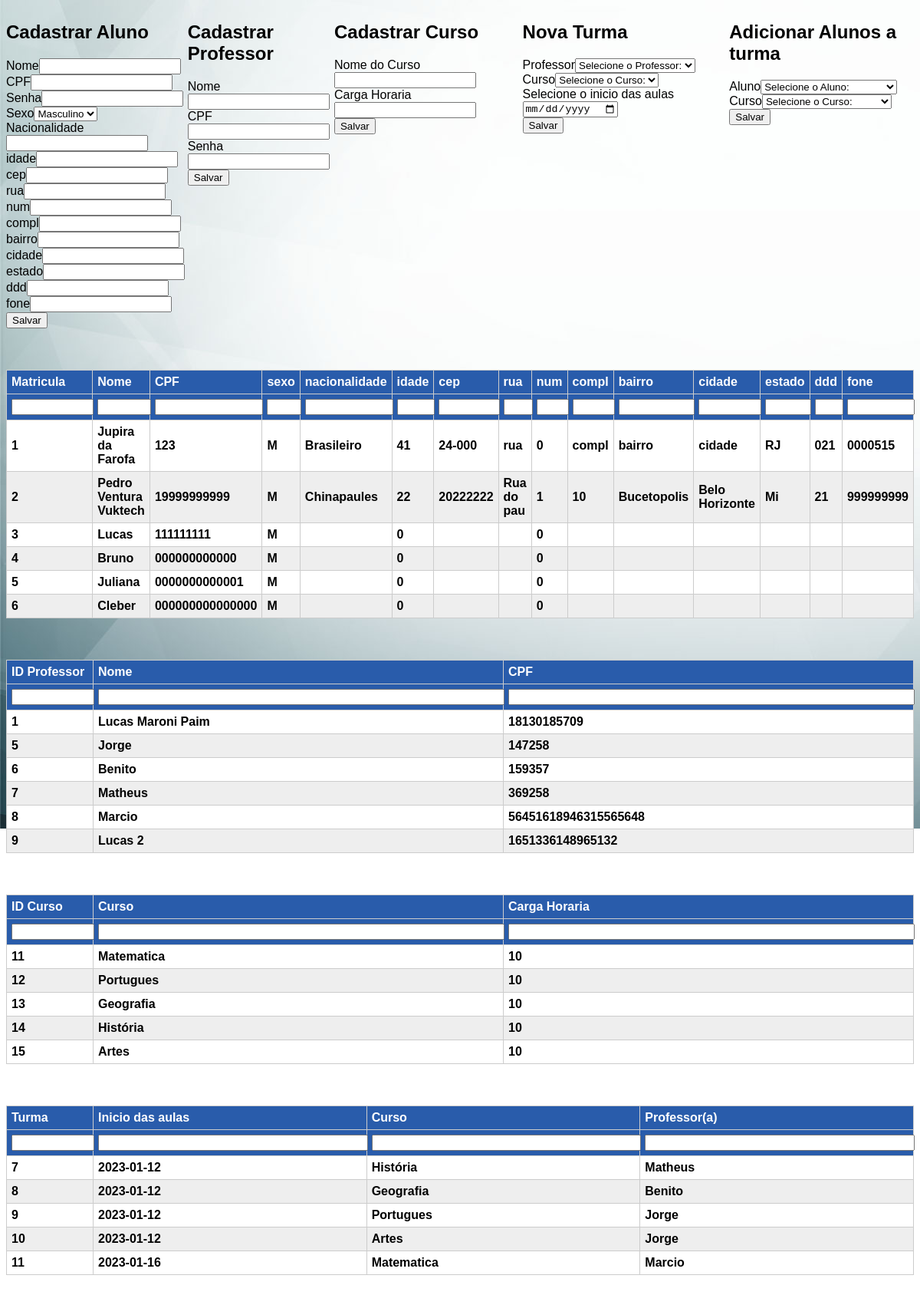
/escola/tela_admin2.php, run on the app's committed database.
### tables this page shows
CREATE TABLE `alunos` (
  `id_aluno` int(11) NOT NULL,
  `nome_aluno` varchar(100) NOT NULL,
  `cpf` varchar(15) NOT NULL,
  `senha` varchar(50) NOT NULL,
  `sexo` varchar(10) NOT NULL,
  `nacionalidade` varchar(20) NOT NULL,
  `idade` int(11) NOT NULL,
  `cep` varchar(15) NOT NULL,
  `rua` varchar(100) NOT NULL,
  `num` int(11) DEFAULT 0,
  `compl` varchar(10) DEFAULT NULL,
  `bairro` varchar(50) NOT NULL,
  `cidade` varchar(50) NOT NULL,
  `estado` varchar(2) NOT NULL,
  `ddd` varchar(5) NOT NULL,
  `fone` varchar(15) NOT NULL
);

CREATE TABLE `professores` (
  `id_professor` int(11) NOT NULL,
  `nome_prof` varchar(50) DEFAULT NULL,
  `cpf_prof` varchar(20) DEFAULT NULL,
  `senha` varchar(100) DEFAULT NULL
);

CREATE TABLE `cursos` (
  `id_curso` int(11) NOT NULL,
  `nome_curso` varchar(50) NOT NULL,
  `carga_horaria` int(11) DEFAULT NULL
);

CREATE TABLE `turmas` (
  `id_turma` int(11) NOT NULL,
  `fk_id_curso` int(11) DEFAULT NULL,
  `fk_id_professor` int(11) DEFAULT NULL,
  `periodo_letivo` date DEFAULT NULL
);

### escola/tela_admin2.php (the view, shortened to what this page needs)
<!DOCTYPE html>
<html lang="en">
<head>
    <link rel="stylesheet" type="text/css" href="estilo.css" />
    </head>
<body>
    <div style="display: flex;
                justify-content: space-evenly;
                align-items: baseline;
                ">
        <div>
            <h2>Cadastrar Aluno</h2>
            <form action="inserir_aluno.php" method="post">
                Nome<input name="nome_aluno"><br />
                CPF<input name="cpf"><br />
                Senha<input name="senha"><br />
                Sexo<select name="sexo">
                    <option value="M">Masculino</option>
                </select><br />
                Nacionalidade<input name="nacionalidade"><br />
                idade<input name="idade"><br />
                cep<input name="cep"><br />
                rua<input name="rua"><br />
                num<input name="num"><br />
                compl<input name="compl"><br />
                bairro<input name="bairro"><br />
                cidade<input name="cidade"><br />
                estado<input name="estado"><br />
                ddd<input name="ddd"><br />
                fone<input name="fone"><br />
                <button type="submit"> Salvar</button>
            </form>
        </div>
        <div>
            <h2>Cadastrar Professor</h2>
            <form action="inserir_professor.php" method="post">
                Nome<input name="nome_prof"><br />
                CPF<input name="cpf_prof"><br>
                Senha<input name="senha_prof" type=password><br />
                <button type="submit"> Salvar</button>
            </form>
        </div>
        <div>
            <h2>Cadastrar Curso</h2>
            <form action="inserir_curso.php" method="post">
                Nome do Curso<input name="nome_curso"><br />
                Carga Horaria<input name="CH"><br />
                <button type="submit"> Salvar</button>
            </form>
        </div>
        <div>
            <h2>Nova Turma</h2>
            <form action="nova_turma.php" method="post">
                Professor<select name="id_prof" id="id_prof">
                    <option>Selecione o Professor:</option>
                    <?php
                    include "conect.php";
                    $stmt1 = $pdo->prepare('SELECT * FROM professores');
                    $stmt1->execute();
                    ?>
                </select><br>
                Curso<select name="id_curso" id="id_curso">
                    <option>Selecione o Curso:</option>
                    <?php
                    $stmt1 = $pdo->prepare('SELECT * FROM cursos');
                    $stmt1->execute();
                    ?>
                </select><br>
                Selecione o inicio das aulas
                <input type="date" id="letivo" name="letivo">
                <br>
                <button type="submit"> Salvar</button>
            </form>
        </div>
        <div>
            <h2>Adicionar Alunos a turma</h2>
            <form action="inserir_a_turma.php" method="post">
                Aluno<select name="id_aluno" id="id_aluno">
                    <option>Selecione o Aluno:</option>
                    <?php
                    include "conect.php";
                    $stmt1 = $pdo->prepare('SELECT * FROM alunos');
                    $stmt1->execute();
                    ?>
                </select><br>
                Curso<select name="id_turma" id="id_turma">
                    <option>Selecione o Curso:</option>
                </select><br>
                <button type="submit"> Salvar</button>
            </form>
        </div>
    </div>
    <br><br><br>
<div>  <tbody>
        <table id="tabela">
            <thead style="background-color: lightblue;">
                <tr>
                    <th>Matricula</th>
                    <th>Nome </th>
                    <th>CPF </th>
                    <th>sexo </th>
                    <th>nacionalidade </th>
                    <th>idade </th>
                    <th>cep </th>
                    <th>rua </th>
                    <th>num </th>
                    <th>compl </th>
                    <th>bairro </th>
                    <th>cidade </th>
                    <th>estado </th>
                    <th>ddd </th>
                    <th>fone </th>
                </tr>
                <tr>
                    <th><input type="text" id="txtColuna1" /></th>
                    <th><input type="text" id="txtColuna2" /></th>
                    <th><input type="text" id="txtColuna3" /></th>
                    <th><input type="text" id="txtColuna4" /></th>
                    <th><input type="text" id="txtColuna5" /></th>
                    <th><input type="text" id="txtColuna6" /></th>
                    <th><input type="text" id="txtColuna7" /></th>
                    <th><input type="text" id="txtColuna8" /></th>
                    <th><input type="text" id="txtColuna9" /></th>
                    <th><input type="text" id="txtColuna10" /></th>
                    <th><input type="text" id="txtColuna11" /></th>
                    <th><input type="text" id="txtColuna12" /></th>
                    <th><input type="text" id="txtColuna13" /></th>
                    <th><input type="text" id="txtColuna14" /></th>
                    <th><input type="text" id="txtColuna15" /></th>
                </tr>
            </thead>
            <?php
            $stmtA = $pdo->prepare('SELECT * from alunos
                    ');
            $stmtA->execute();
            if (($stmtA->rowCount()) > 0) {
                foreach ($stmtA as $row) :
            ?>
                    <tr>
                        <td><?php echo $row['id_aluno']; ?></td>
                        <td><?php echo $row['nome_aluno']; ?></a></td>
                        <td><?php echo $row['cpf']; ?></td>
                        <td><?php echo $row['sexo']; ?></td>
                        <td><?php echo $row['nacionalidade']; ?></td>
                        <td><?php echo $row['idade']; ?></td>
                        <td><?php echo $row['cep']; ?></td>
                        <td><?php echo $row['rua']; ?></td>
                        <td><?php echo $row['num']; ?></td>
                        <td><?php echo $row['compl']; ?></td>
                        <td><?php echo $row['bairro']; ?></td>
                        <td><?php echo $row['cidade']; ?></td>
                        <td><?php echo $row['estado']; ?></td>
                        <td><?php echo $row['ddd']; ?></td>
                        <td><?php echo $row['fone']; ?></td>
                    </tr>
            <?php
                endforeach;
            }
            ?>
    </tbody>
    </table></div>
    <br><br><br>
<div>  <tbody>
        <table id="tabela">
            <thead style="background-color: lightblue;">
                <tr>
                    <th>ID Professor</th>
                    <th>Nome </th>
                    <th>CPF </th>
                </tr>
                <tr>
                    <th><input type="text" id="txtColuna1" /></th>
                    <th><input type="text" id="txtColuna2" /></th>
                    <th><input type="text" id="txtColuna3" /></th>
                </tr>
            </thead>
            <?php
            $stmtProf = $pdo->prepare('SELECT * from professores
                    ');
            $stmtProf->execute();
            if (($stmtProf->rowCount()) > 0) {
                foreach ($stmtProf as $row) :
            ?>
                    <tr>
                        <td><?php echo $row['id_professor']; ?></td>
                        <td><?php echo $row['nome_prof']; ?></a></td>
                        <td><?php echo $row['cpf_prof']; ?></td>
                    </tr>
            <?php
                endforeach;
            }
            ?>
    </tbody>
    </table></div>
    <br><br><br>
<div>  <tbody>
        <table id="tabela">
            <thead style="background-color: lightblue;">
                <tr>
                    <th>ID Curso</th>
                    <th>Curso </th>
                    <th>Carga Horaria </th>
                </tr>
                <tr>
                    <th><input type="text" id="txtColuna1" /></th>
                    <th><input type="text" id="txtColuna2" /></th>
                    <th><input type="text" id="txtColuna3" /></th>
                </tr>
            </thead>
            <?php
            $stmtCurso = $pdo->prepare('SELECT * from cursos
                    ');
            $stmtCurso->execute();
            if (($stmtCurso->rowCount()) > 0) {
                foreach ($stmtCurso as $row) :
            ?>
                    <tr>
                        <td><?php echo $row['id_curso']; ?></td>
                        <td><?php echo $row['nome_curso']; ?></a></td>
                        <td><?php echo $row['carga_horaria']; ?></td>
                    </tr>
            <?php
                endforeach;
            }
            ?>
    </tbody>
    </table></div>
    <br><br><br>
<div>  <tbody>
        <table id="tabela">
            <thead style="background-color: lightblue;">
                <tr>
                    <th>Turma</th>
                    <th>Inicio das aulas </th>
                    <th>Curso </th>
                    <th>Professor(a) </th>
                </tr>
                <tr>
                    <th><input type="text" id="txtColuna1" /></th>
                    <th><input type="text" id="txtColuna2" /></th>
                    <th><input type="text" id="txtColuna3" /></th>
                    <th><input type="text" id="txtColuna4" /></th>
                </tr>
            </thead>
            <?php
            $stmtTurmas = $pdo->prepare('SELECT turmas.id_turma,turmas.periodo_letivo,cursos.nome_curso,professores.nome_prof
            FROM turmas
            LEFT JOIN cursos
            ON turmas.fk_id_curso = cursos.id_curso
            LEFT JOIN professores
            ON turmas.fk_id_professor = professores.id_professor
                    ');
            $stmtTurmas->execute();
            if (($stmtTurmas->rowCount()) > 0) {
                foreach ($stmtTurmas as $row) :
            ?>
                    <tr>
                        <td><?php echo $row['id_turma']; ?></td>
                        <td><?php echo $row['periodo_letivo']; ?></a></td>
                        <td><?php echo $row['nome_curso']; ?></td>
                        <td><?php echo $row['nome_prof']; ?></td>
                    </tr>
            <?php
                endforeach;
            }
            ?>
    </tbody>
    </table></div>
    <br>
    </html>

### escola/estilo.css (style rules this page uses)
#tabela { width:100%; border:solid 1px; text-align:left; border-collapse:collapse; }
#tabela tbody tr { border:solid 1px; height:30px; }
#tabela thead th:nth-child(1) { width:100px; }
#tabela input { color:navy; width:100%; }
body { font-family: sans-serif; background-image: url("boletim/images/bg.jpg"); background-repeat: no-repeat; background-position: fixed; }
table { width: 100%; border-collapse: collapse; }
tr:nth-of-type(odd) { background: rgb(255, 255, 255); }
tr:nth-of-type(1n+0) { font-weight: 700; }
tr:nth-of-type(even) { background: #eee; }
th { background: #295CAB; color: #fff; font-weight: bold; }
td, th { padding: 6px; border: 1px solid #ccc; text-align: left; }

### data on the page
alunos: id_aluno "1", nome_aluno "Jupira da Farofa", cpf "123", sexo "M", nacionalidade "Brasileiro", idade "41", cep "24-000", rua "rua", num "0", compl "compl", bairro "bairro", cidade "cidade", estado "RJ", ddd "021", fone "0000515"
alunos: id_aluno "2", nome_aluno "Pedro Ventura Vuktech", cpf "19999999999", sexo "M", nacionalidade "Chinapaules", idade "22", cep "20222222", rua "Rua do pau", num "1", compl "10", bairro "Bucetopolis", cidade "Belo Horizonte", estado "Mi", ddd "21", fone "999999999"
alunos: id_aluno "3", nome_aluno "Lucas", cpf "111111111", sexo "M", idade "0", num "0"
alunos: id_aluno "4", nome_aluno "Bruno", cpf "000000000000", sexo "M", idade "0", num "0"
alunos: id_aluno "5", nome_aluno "Juliana", cpf "0000000000001", sexo "M", idade "0", num "0"
alunos: id_aluno "6", nome_aluno "Cleber", cpf "000000000000000", sexo "M", idade "0", num "0"
professores: id_professor "1", nome_prof "Lucas Maroni Paim", cpf_prof "18130185709"
professores: id_professor "5", nome_prof "Jorge", cpf_prof "147258"
professores: id_professor "6", nome_prof "Benito", cpf_prof "159357"
professores: id_professor "7", nome_prof "Matheus", cpf_prof "369258"
professores: id_professor "8", nome_prof "Marcio", cpf_prof "56451618946315565648"
professores: id_professor "9", nome_prof "Lucas 2", cpf_prof "1651336148965132"
cursos: id_curso "11", nome_curso "Matematica", carga_horaria "10"
cursos: id_curso "12", nome_curso "Portugues", carga_horaria "10"
cursos: id_curso "13", nome_curso "Geografia", carga_horaria "10"
cursos: id_curso "14", nome_curso "História", carga_horaria "10"
cursos: id_curso "15", nome_curso "Artes", carga_horaria "10"
turmas: id_turma "7", periodo_letivo "2023-01-12", fk_id_curso.nome_curso "História", fk_id_professor.nome_prof "Matheus"
turmas: id_turma "8", periodo_letivo "2023-01-12", fk_id_curso.nome_curso "Geografia", fk_id_professor.nome_prof "Benito"
turmas: id_turma "9", periodo_letivo "2023-01-12", fk_id_curso.nome_curso "Portugues", fk_id_professor.nome_prof "Jorge"
turmas: id_turma "10", periodo_letivo "2023-01-12", fk_id_curso.nome_curso "Artes", fk_id_professor.nome_prof "Jorge"
turmas: id_turma "11", periodo_letivo "2023-01-16", fk_id_curso.nome_curso "Matematica", fk_id_professor.nome_prof "Marcio"
